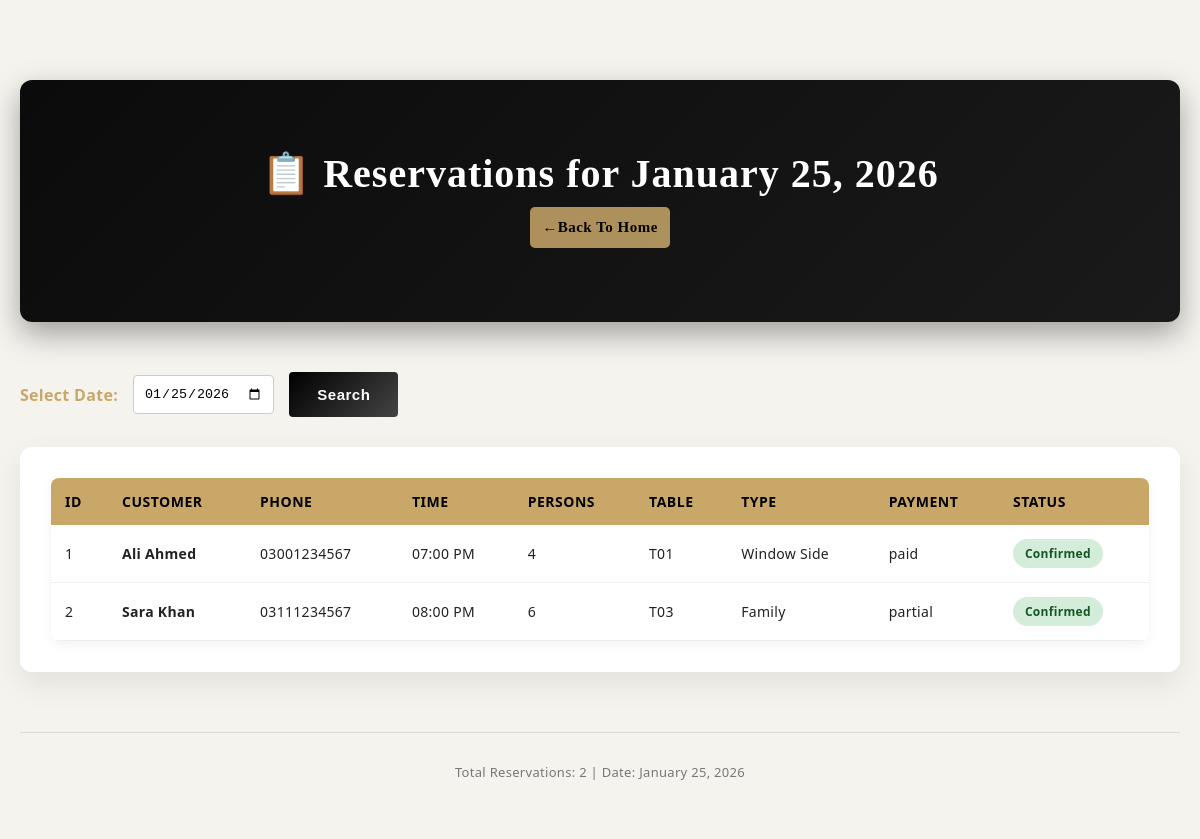
/view_reservations.php?date=2026-01-25, run on the app's committed database.
### tables this page shows
CREATE TABLE IF NOT EXISTS reservations (
    reservation_id INT PRIMARY KEY AUTO_INCREMENT,
    customer_name VARCHAR(100) NOT NULL,
    phone VARCHAR(15) NOT NULL,
    email VARCHAR(100),
    booking_date TIMESTAMP DEFAULT CURRENT_TIMESTAMP,
    visit_date DATE NOT NULL,
    visit_time TIME NOT NULL,
    number_of_persons INT NOT NULL,
    table_no VARCHAR(10) NOT NULL,
    table_type VARCHAR(20) NOT NULL,
    occasion VARCHAR(50),
    special_request TEXT,
    advance_paid DECIMAL(10,2) DEFAULT 0,
    payment_status ENUM('pending', 'paid', 'partial') DEFAULT 'pending',
    booking_source VARCHAR(50),
    status ENUM('pending', 'confirmed', 'cancelled', 'seated') DEFAULT 'pending',
    cancelled_reason TEXT,
    notes TEXT,
    created_by VARCHAR(50)
);

### view_reservations.php (the view, shortened to what this page needs)
<?php
$selected_date = $_GET['date'] ?? date('Y-m-d');
$reservations = [];
$sql = "SELECT * FROM reservations WHERE visit_date = ? ORDER BY visit_time";
$stmt = mysqli_prepare($conn, $sql);
mysqli_stmt_bind_param($stmt, "s", $selected_date);
mysqli_stmt_execute($stmt);
$result = mysqli_stmt_get_result($stmt);
while ($row = mysqli_fetch_assoc($result)) {
    $reservations[] = $row;
}
?>
<!DOCTYPE html>
<html lang="en">
<head>
    <link rel="stylesheet" href="style.css">
</head>
<body>
    <div class="container">
        <div class="header">
            <h1>
                📋 Reservations for <?php
                    echo date('F j, Y', strtotime($selected_date));
                ?>
            </h1>
            <p><a href="index.php" class="action-btn">←Back To Home</a></p>
        </div>
        <div class="date-filter">
            <form method="GET" action="">
                <label for="date" style="color: #c9a769; font-weight: bold;">
                    Select Date:
                </label>
                <input type="date" id="date" name="date"
                       value="<?php echo $selected_date; ?>">
                <button type="submit" class="search-btn">Search</button>
            </form>
        </div>
        <div class="reservations-table">
            <?php if (empty($reservations)): ?>
                <div style="padding: 40px; text-align: center; color: #666;">
                    <h3>No reservations found for this date.</h3>
                </div>
            <?php else: ?>
                <table>
                    <thead>
                        <tr>
                            <th>ID</th>
                            <th>Customer</th>
                            <th>Phone</th>
                            <th>Time</th>
                            <th>Persons</th>
                            <th>Table</th>
                            <th>Type</th>
                            <th>Payment</th>
                            <th>Status</th>
                        </tr>
                    </thead>
                    <tbody>
                        <?php foreach ($reservations as $reservation): ?>
                        <tr>
                            <td><?php echo $reservation['reservation_id']; ?></td>
                            <td>
                                <strong>
                                    <?php echo htmlspecialchars($reservation['customer_name']); ?>
                                </strong>
                            </td>
                            <td><?php echo htmlspecialchars($reservation['phone']); ?></td>
                            <td>
                                <?php
                                    echo date('h:i A', strtotime($reservation['visit_time']));
                                ?>
                            </td>
                            <td><?php echo $reservation['number_of_persons']; ?></td>
                            <td><?php echo $reservation['table_no']; ?></td>
                            <td><?php echo $reservation['table_type']; ?></td>
                            <td><?php echo $reservation['payment_status']; ?></td>
                            <td>
                                <span class="status <?php echo $reservation['status']; ?>">
                                    <?php echo ucfirst($reservation['status']); ?>
                                </span>
                            </td>
                        </tr>
                        <?php endforeach; ?>
                    </tbody>
                </table>
            <?php endif; ?>
        </div>
        <div class="footer">
            <p>
                Total Reservations: <?php
                    echo count($reservations);
                ?> |
                Date: <?php
                    echo date('F j, Y', strtotime($selected_date));
                ?>
            </p>
        </div>
    </div>
</body>
</html>

### style.css (style rules this page uses)
:root { --primary-dark: #1c1c1c; --secondary-dark: #2a2a2a; --gold-accent: #c9a769; --gold-accent-2: #c9a24d; --light-bg: #f5f3ee; --text-muted: #777; --white: #ffffff; --success-green: #d4edda; --success-text: #155724; --warning-yellow: #fff3cd; --warning-text: #856404; --danger-red: #f8d7da; --danger-text: #721c24; }
* { margin: 0; padding: 0; box-sizing: border-box; }
body { font-family: "Poppins", "Segoe UI", sans-serif; background-color: var(--light-bg); color: #222; letter-spacing: 0.3px; min-height: 100vh; }
.container { max-width: 1200px; margin: 60px auto; padding: 20px; }
.form-container, .project-info, .reservations-table, .customer-list-container, .settings-container, .login-container, .card, .stat-card { background: rgba(255, 255, 255, 0.95); backdrop-filter: blur(6px); border-radius: 12px; padding: 30px; box-shadow: 0 12px 30px rgba(0, 0, 0, 0.08); border: 1px solid rgba(255, 255, 255, 0.2); }
.header { position: relative; padding: 70px 30px; margin-bottom: 50px; text-align: center; background: linear-gradient(135deg, #0b0b0b, #1a1a1a); color: var(--white); border-radius: 12px; box-shadow: 0 12px 30px rgba(0, 0, 0, 0.35); font-family: "Playfair Display", serif; letter-spacing: 1px; overflow: hidden; }
.header::before { content: ""; position: absolute; top: 0; left: -120%; width: 60%; height: 100%; background: rgba(255, 255, 255, 0.08); transform: skewX(-90deg); }
.header h1 { position: relative; z-index: 1; font-size: clamp(28px, 4vw, 40px); font-weight: 600; margin-bottom: 10px; transition: color 0.3s ease, transform 0.3s ease; }
.header p { position: relative; z-index: 1; font-size: 15px; opacity: 0.85; letter-spacing: 0.5px; }
.btn-submit, .search-btn, .action-btn, .nav-btn { display: inline-block; padding: 14px 28px; background: linear-gradient(135deg, #000, #444); color: var(--white); font-size: 15px; font-weight: 600; border: none; border-radius: 4px; cursor: pointer; text-decoration: none; text-align: center; letter-spacing: 0.5px; transition: all 0.3s ease; position: relative; overflow: hidden; }
.btn-submit::after, .action-btn::after { content: ""; position: absolute; top: 0; left: -100%; width: 50%; height: 100%; background: rgba(255, 255, 255, 0.3); transform: skewX(-20deg); }
.action-btn { background: var(--gold-accent); color: #000; padding: 12px; border: none; border-radius: 5px; text-decoration: none; text-align: center; font-weight: bold; transition: all 0.3s ease; }
.reservations-table table, .customer-list-container table { width: 100%; border-collapse: collapse; background: var(--white); border-radius: 8px; overflow: hidden; box-shadow: 0 4px 12px rgba(0, 0, 0, 0.05); }
.reservations-table th, .customer-list-container th { background-color: var(--gold-accent); color: #000; padding: 14px; font-size: 14px; text-align: left; font-weight: 600; text-transform: uppercase; letter-spacing: 0.5px; }
.reservations-table td, .customer-list-container td { padding: 14px; font-size: 14px; border-bottom: 1px solid #eee; }
.status { padding: 6px 12px; border-radius: 20px; font-size: 12px; font-weight: 600; display: inline-block; min-width: 80px; text-align: center; }
.status.confirmed { background-color: var(--success-green); color: var(--success-text); }
.date-filter { display: flex; gap: 15px; margin-bottom: 30px; align-items: center; flex-wrap: wrap; }
.date-filter form { display: flex; gap: 15px; align-items: center; }
.date-filter label { color: var(--gold-accent); font-weight: bold; white-space: nowrap; }
.date-filter input[type="date"] { padding: 10px; border: 1px solid #ccc; border-radius: 4px; background: var(--white); }
.footer { text-align: center; padding: 30px 0; font-size: 13px; color: var(--text-muted); margin-top: 60px; border-top: 1px solid rgba(0, 0, 0, 0.1); }
.form-container, .project-info, .reservations-table, .customer-list-container, .settings-container, .login-container { animation: fadeIn 0.5s ease-out; }

### data on the page
reservations: reservation_id "1", customer_name "Ali Ahmed", phone "03001234567", visit_time "07:00 PM", number_of_persons "4", table_no "T01", table_type "Window Side", payment_status "paid", status "Confirmed"
reservations: reservation_id "2", customer_name "Sara Khan", phone "03111234567", visit_time "08:00 PM", number_of_persons "6", table_no "T03", table_type "Family", payment_status "partial", status "Confirmed"

### other printed values
count($reservations) "2"
